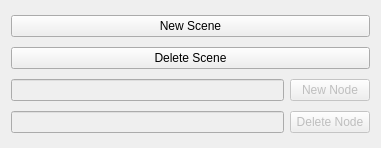
<?xml version="1.0" encoding="UTF-8"?>
<ui version="4.0">
 <class>qDMMLSceneFactoryWidget</class>
 <widget class="QWidget" name="SceneFactoryWidget">
  <property name="geometry">
   <rect>
    <x>0</x>
    <y>0</y>
    <width>381</width>
    <height>148</height>
   </rect>
  </property>
  <property name="windowTitle">
   <string>Form</string>
  </property>
  <layout class="QGridLayout" name="gridLayout">
   <item row="0" column="0" colspan="2">
    <widget class="QPushButton" name="NewSceneButton">
     <property name="text">
      <string>New Scene</string>
     </property>
    </widget>
   </item>
   <item row="1" column="0" colspan="2">
    <widget class="QPushButton" name="DeleteSceneButton">
     <property name="text">
      <string>Delete Scene</string>
     </property>
    </widget>
   </item>
   <item row="2" column="0">
    <widget class="QLineEdit" name="NewNodeLineEdit">
     <property name="enabled">
      <bool>false</bool>
     </property>
    </widget>
   </item>
   <item row="2" column="1">
    <widget class="QPushButton" name="NewNodeButton">
     <property name="enabled">
      <bool>false</bool>
     </property>
     <property name="text">
      <string>New Node</string>
     </property>
    </widget>
   </item>
   <item row="3" column="0">
    <widget class="QLineEdit" name="DeleteNodeLineEdit">
     <property name="enabled">
      <bool>false</bool>
     </property>
    </widget>
   </item>
   <item row="3" column="1">
    <widget class="QPushButton" name="DeleteNodeButton">
     <property name="enabled">
      <bool>false</bool>
     </property>
     <property name="text">
      <string>Delete Node</string>
     </property>
    </widget>
   </item>
  </layout>
 </widget>
 <resources/>
 <connections/>
</ui>
